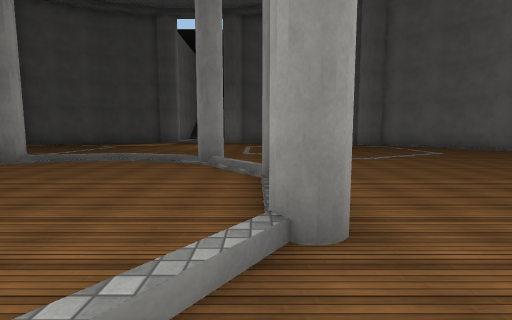
[1] (above)

23 first-person views from a walk through a scene from a Unity 3-D project. The camera is 1.5 m above the floor, tilts 6° down and sees 85° across. The floor is counted in squares, 2 m on a side. Each view is taken from the middle of a square. On the plan, view 1 faces up. The plan holds only what a view shows up to about 10 squares ahead; the rest is blank. The place goes on beyond the plan. The player is left out. Surface patterns are stand-ins for the level's own textures.

[2]
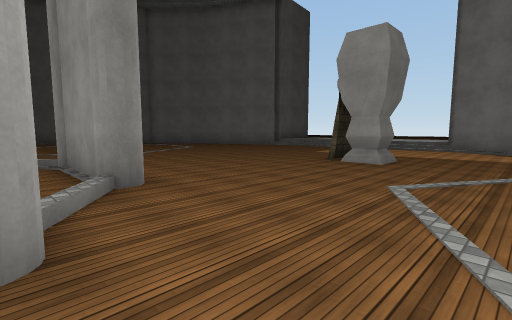

[3]
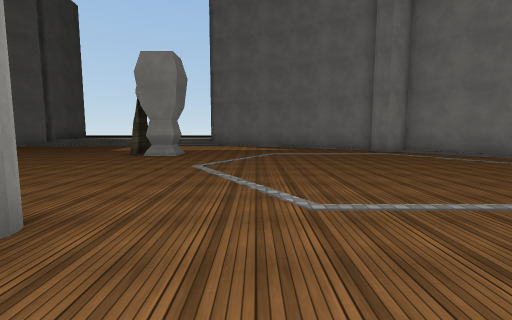

[4]
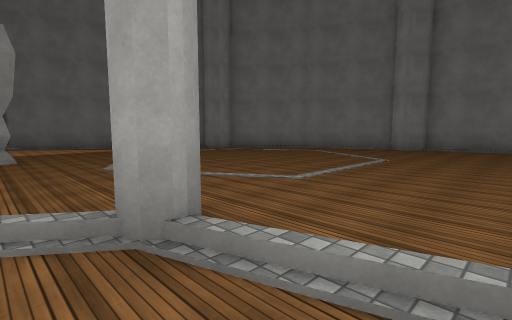

[5]
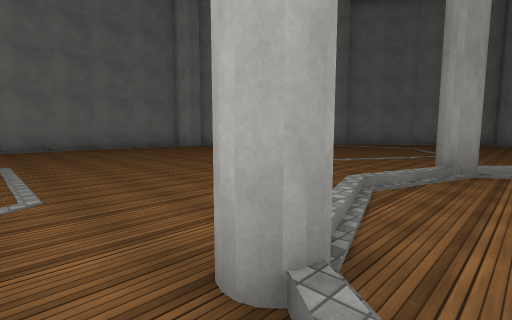

[6]
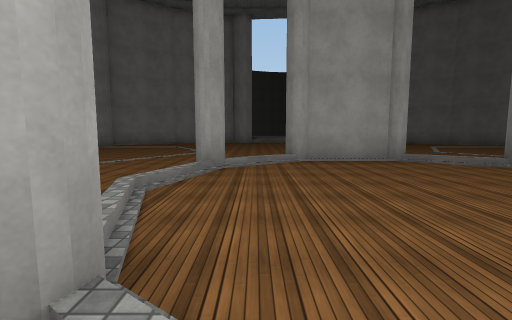

[7]
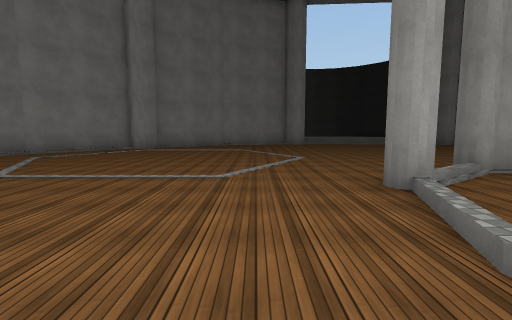

[8]
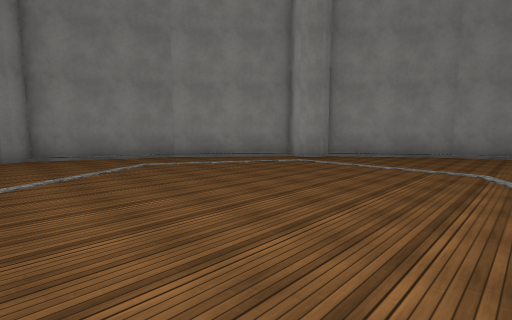

[9]
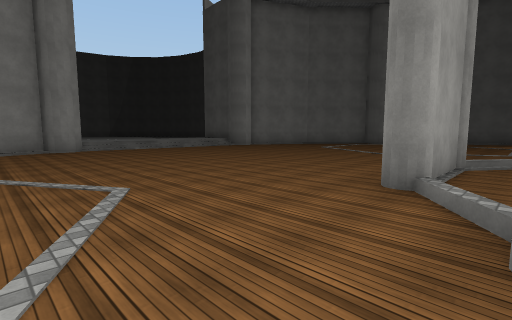

[10]
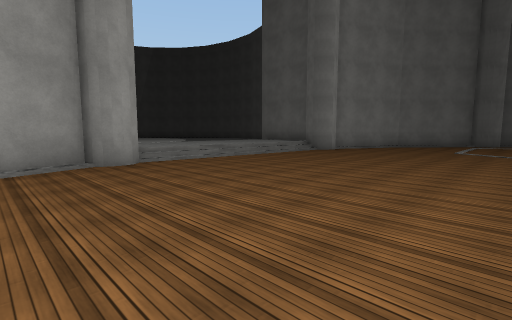

[11]
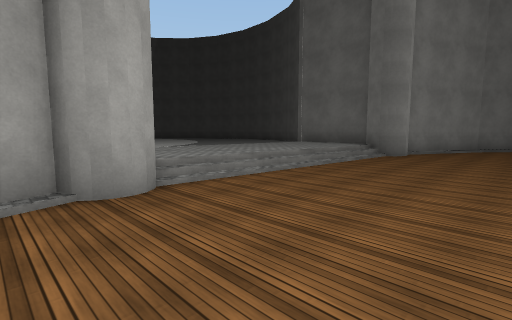

[12]
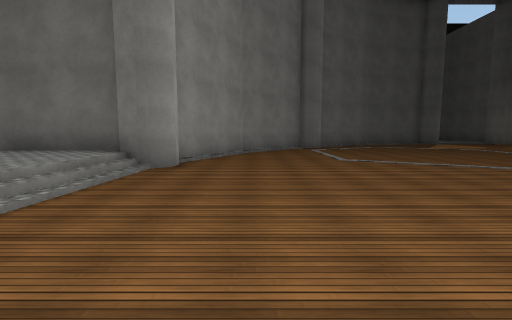

[13]
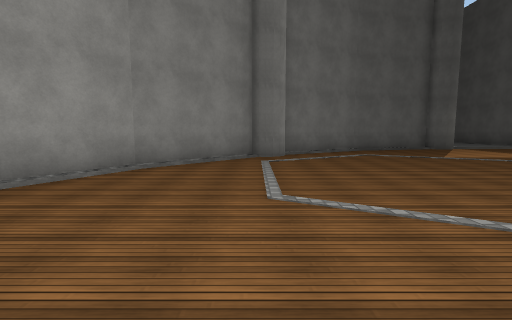

[14]
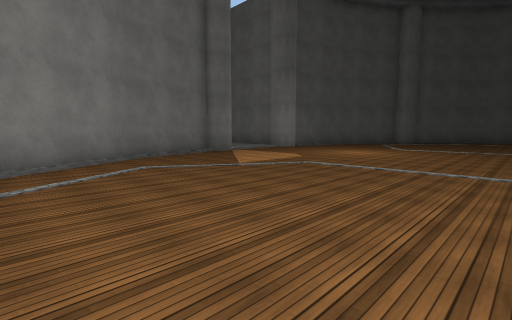

[15]
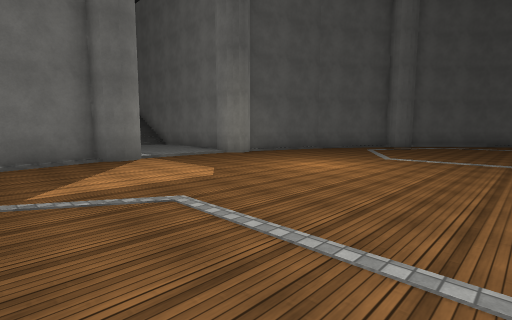

[16]
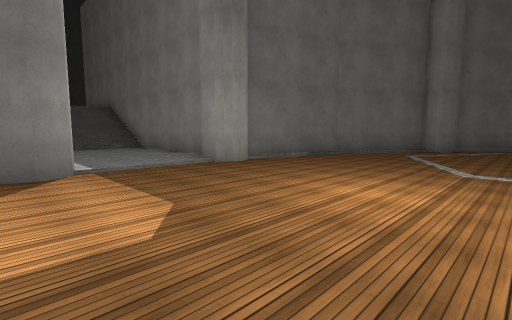

[17]
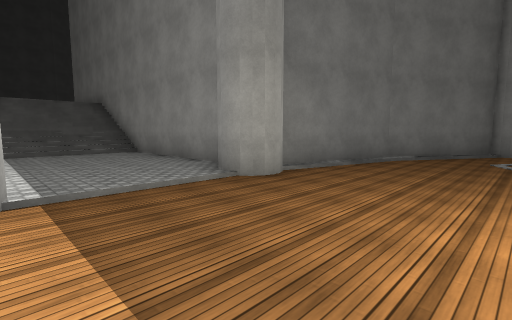

[18]
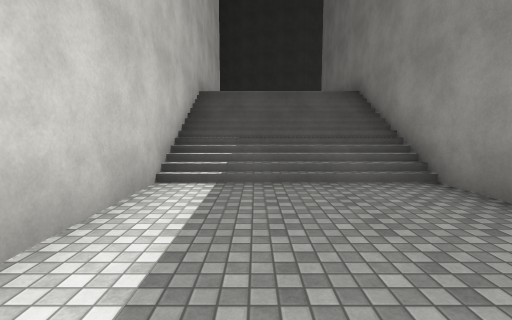

[19]
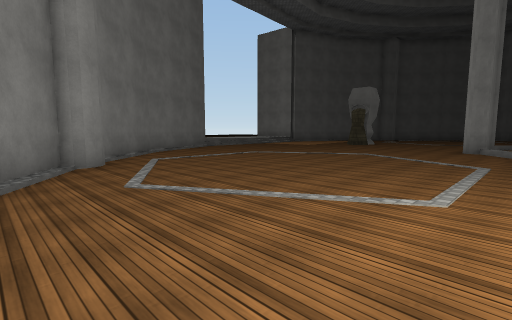

[20]
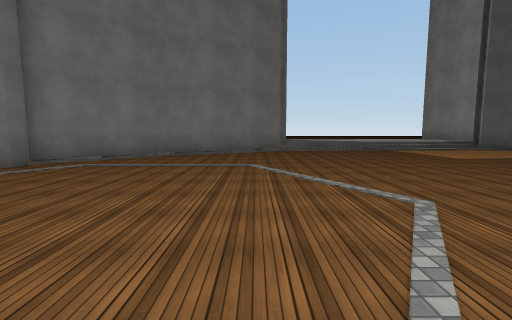

[21]
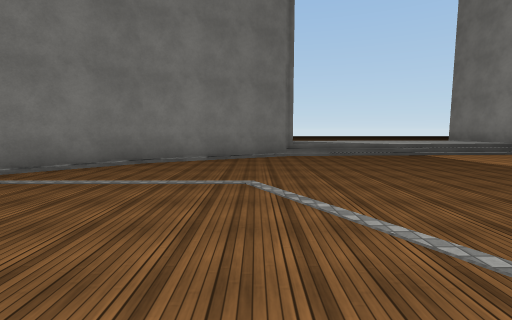

[22]
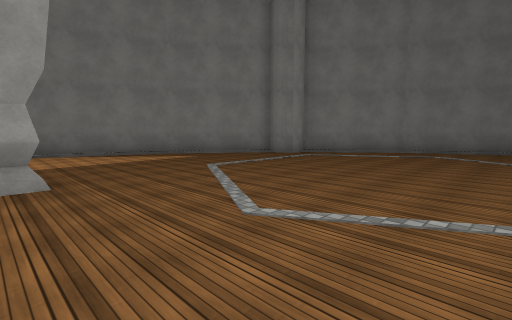

[23]
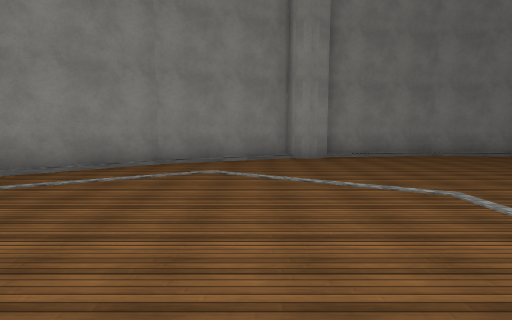

### Floor plan
Key: @ floor where view 1 was taken; # wall or solid block; . main floor; : floor 0.25 m higher than the main floor; + floor 0.75 m higher than the main floor; / step, stairs or slope; S statue.
Columns run from 20 left of view 1 to 11 right of it. Each row starts with its distance up from view 1.
 29               #    #
 28               #    #
 27               #    #
 26               #////#
 25               #////#
 24               #////#
 23               #////#
 22               #::::#
 21               #::::#
 20                ::::#
 19                ::::#
 18              ###:::#
 17           ####.....#####
 16         ###............##
 15        ##...............###
 14       ##..................##
 13      ##....................##
 12     ##......................##
 11     #........................#
 10    ##........................##
  9    #..........................#
  8 ####..........     ...........##
  7 +++/........ .#/////.........../
  6 +++/........  /................/
  5 +++......... ......./........../
  4 ++/..........#......#........../
  3 ++/..........#......#........../
  2 ++/..........#......#.....S..../
  1  +/.........../...........S..../
  0   #...........#/../#@..........#
 -1   #........................... #
 -2   ##..........................#
 -3    #..........................#
 -4    ##........................##
 -5     ##...................... #
 -6      #......................#
 -7      ##....................##
 -8       ##...... .......... ##
 -9        ###....  ........##
-10          ###..  ......###
-11            ####....####
-12               ######

Positions as (right, up) in squares from view 1, and headings:
1: (0, 0), facing up
2: (-1, -2), facing up-right
3: (-3, -2), facing right
4: (-3, 1), facing down-right
5: (0, 1), facing down-left
6: (0, 1), facing left
7: (-2, -2), facing left
8: (-7, -2), facing down-left
9: (-6, -2), facing up-left
10: (-11, -2), facing up-left
11: (-14, -1), facing up-left
12: (-15, 2), facing up
13: (-13, 6), facing up
14: (-12, 9), facing up-right
15: (-8, 10), facing up-right
16: (-6, 12), facing up-right
17: (-5, 14), facing up-right
18: (-4, 19), facing up
19: (-1, 16), facing down-right
20: (0, 9), facing right
21: (2, 9), facing right
22: (1, 1), facing down-right
23: (2, -3), facing down
